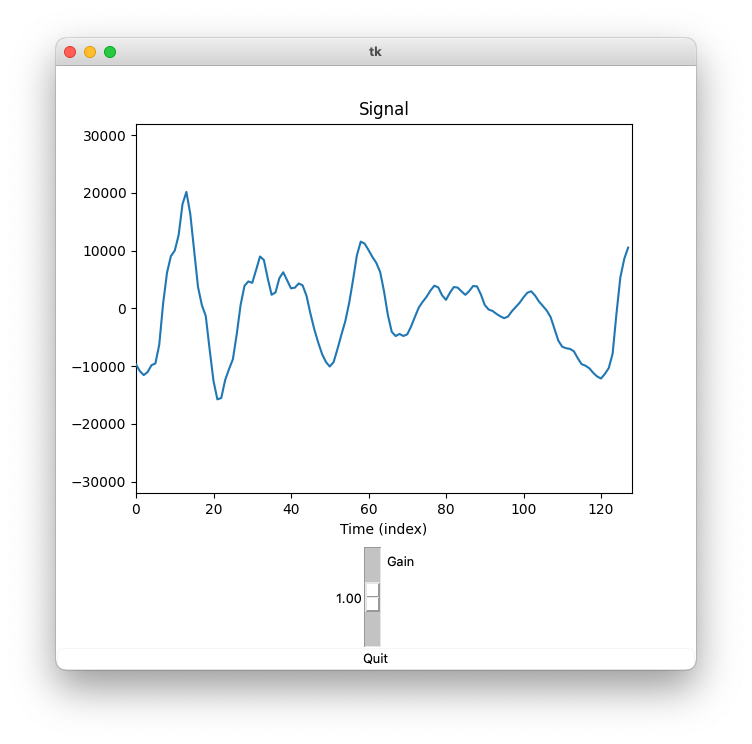

This chart was generated by the following Python code:
# plot_play_file_gain.py

import pyaudio
import struct
import wave
import matplotlib.figure
from matplotlib import animation
from myfunctions import clip16

import tkinter as Tk    
from matplotlib.backends.backend_tkagg import FigureCanvasTkAgg

matplotlib.use('TkAgg')
# matplotlib.use('MacOSX')

print('The matplotlib backend is %s' % matplotlib.get_backend())             # the backend used by matplotlib

# Block length
BLOCKLEN = 256
# BLOCKLEN = 128
# BLOCKLEN = 64


# Specify wave file
wavfile = 'author.wav'
print('Name of wave file: %s' % wavfile)

# Open wave file
wf = wave.open( wavfile, 'rb')

# Read wave file properties
RATE        = wf.getframerate()     # Frame rate (frames/second)
WIDTH       = wf.getsampwidth()     # Number of bytes per sample
LEN         = wf.getnframes()       # Signal length
CHANNELS    = wf.getnchannels()     # Number of channels

print('The file has %d channel(s).'         % CHANNELS)
print('The file has %d frames/second.'      % RATE)
print('The file has %d frames.'             % LEN)
print('The file has %d bytes per sample.'   % WIDTH)

BLOCK_DURATION = 1000.0 * BLOCKLEN/RATE # duration in milliseconds
print('Block length: %d' % BLOCKLEN)
print('Duration of block in milliseconds: %.2f' % BLOCK_DURATION)


# DEFINE TKINTER ROOT

root = Tk.Tk()    # Define root before creating figure

# Gain slider
gain = Tk.DoubleVar()       # Tk variable
gain.set(1.0)               # Initialize Tk variable
S_gain = Tk.Scale(root, label = 'Gain', variable = gain, from_ = 0, to = 2, resolution = 0.01)

# Quit button
B_quit = Tk.Button(root, text = 'Quit', command = root.quit)

# DEFINE FIGURE

fig1 = matplotlib.figure.Figure()
ax1 = fig1.add_subplot(1, 1, 1)

# Turn figure into a Tkinter widget
my_canvas = FigureCanvasTkAgg(fig1, master = root)
# fig1.canvas.draw()   # (optional ?)
C1 = my_canvas.get_tk_widget()   # canvas widget

# Place widgets
C1.pack()
S_gain.pack()
B_quit.pack(side = Tk.BOTTOM, fill = Tk.X, expand = True)

[g1] = ax1.plot([], [])


# Open the audio output stream
p = pyaudio.PyAudio()

PA_FORMAT = p.get_format_from_width(WIDTH)
stream = p.open(
    format = PA_FORMAT,
    channels = CHANNELS,
    rate = RATE,
    input = False,
    output = True,
    frames_per_buffer = BLOCKLEN)   # optional, but can help to reduce latency

# Define animation functions

def my_init():
    print('hello')
    g1.set_xdata(range(BLOCKLEN))
    ax1.set_ylim(-32000, 32000)
    ax1.set_xlim(0, BLOCKLEN)
    ax1.set_xlabel('Time (index)')
    ax1.set_title('Signal')
    return (g1,)

def my_update(i):

    # Get block of samples from wave file
    input_bytes = wf.readframes(BLOCKLEN)

    # Rewind if at end of file
    if len(input_bytes) < WIDTH * BLOCKLEN:
        wf.rewind()
        input_bytes = wf.readframes(BLOCKLEN)

    # Convert binary data to number sequence (tuple)
    signal_block = struct.unpack('h' * BLOCKLEN, input_bytes)

    A = gain.get()
    for n in range(BLOCKLEN):
        output_block[n] = int(clip16( A * signal_block[n]))

    g1.set_ydata(output_block)

    # Convert output value to binary data
    output_bytes = struct.pack('h' * BLOCKLEN, *output_block)

    # Write binary data to audio output stream
    stream.write(output_bytes, BLOCKLEN)

    return (g1,)

output_block = [0] * BLOCKLEN

my_anima = animation.FuncAnimation(
    fig1,
    my_update,
    init_func = my_init,
    interval = 10,   # milliseconds (what happens if this is 200?)
    blit = True,
    cache_frame_data = False,
    repeat = False
)

Tk.mainloop()           # Start Tkinter (includes animation)

stream.stop_stream()
stream.close()
p.terminate()

wf.close()

print('* Finished')
